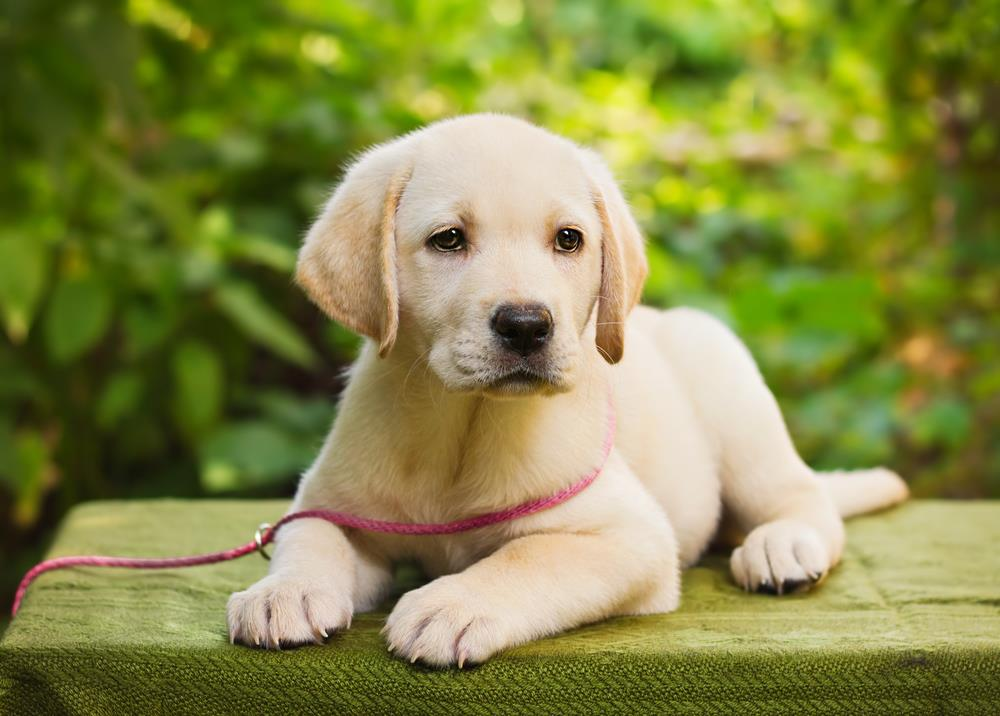
#> input picture dog.jpg, 1000 x 716 px
$ python thresh.py
#> lines starting #> are read from the running program, lines starting #| are printed output that depends on the picture; after the words box and inside, x2 and y2 are one past the last pixel; in counts of white or black regions, pixels touching at a corner belong together
import cv2 as cv

image = cv.imread('dog.jpg')
#> image is the input picture: shape (716, 1000, 3); mean B, G, R 71.5, 135.9, 133.2

gray = cv.cvtColor(image, cv.COLOR_BGR2GRAY)
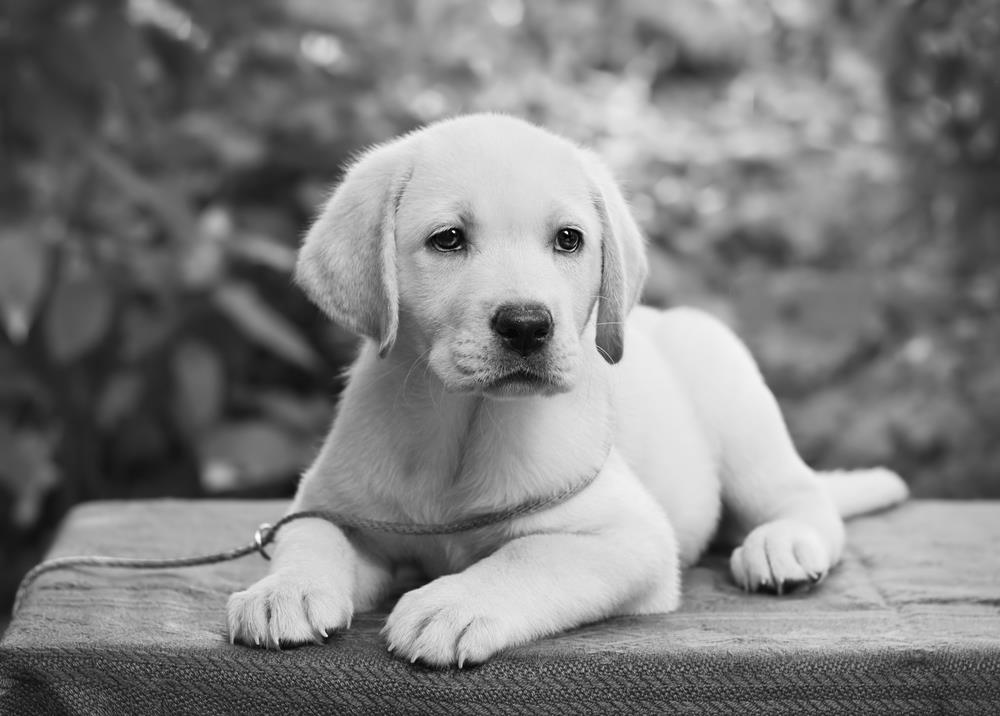
#> gray: shape (716, 1000); min 1, max 254, mean 127.8
cv.imshow('gray',gray)
cv.waitKey(0)

## simple thresholding
thresh,threshold = cv.threshold(gray, 125, 255, cv.THRESH_BINARY)
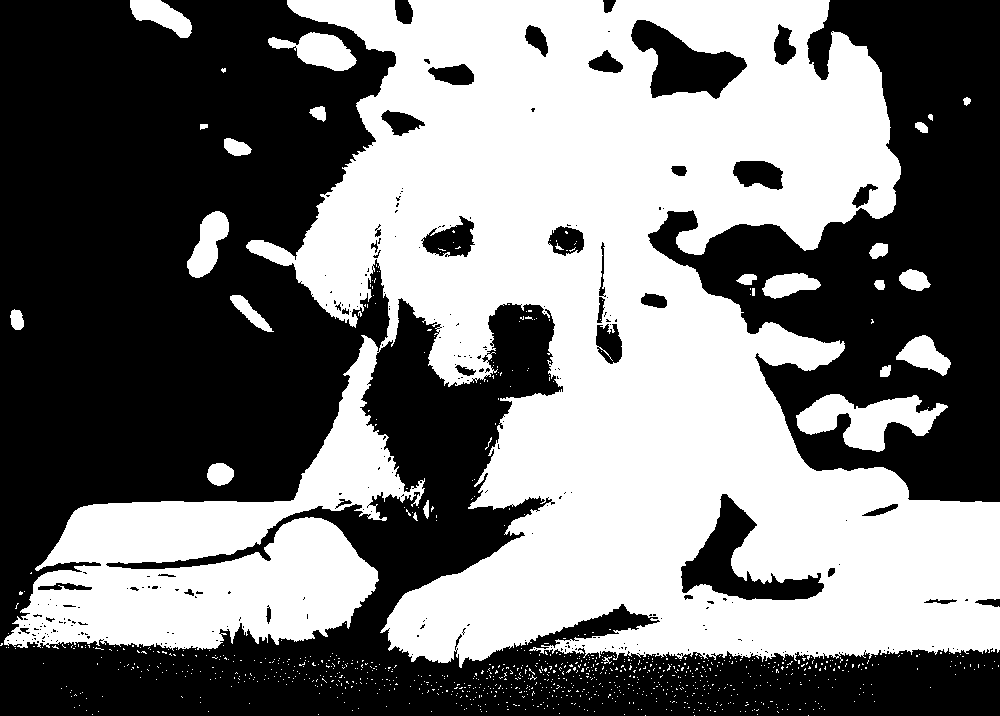
#> threshold: shape (716, 1000); 47.5% white; 999 white regions (973 under 20 px), largest, box (x1, y1, x2, y2) and area: (4, 0, 1000, 668) 323251, (796, 394, 948, 452) 4480, (268, 32, 357, 71) 1851
cv.imshow('threshold', threshold)
cv.waitKey(0)

thresh_INV,threshold_INV = cv.threshold(gray, 125, 255, cv.THRESH_BINARY_INV)
cv.imshow('threshold_INV', threshold_INV)
cv.waitKey(0)

adaptive_thresh = cv.adaptiveThreshold(gray, 255, cv.ADAPTIVE_THRESH_MEAN_C, cv.THRESH_BINARY, 9, 3)
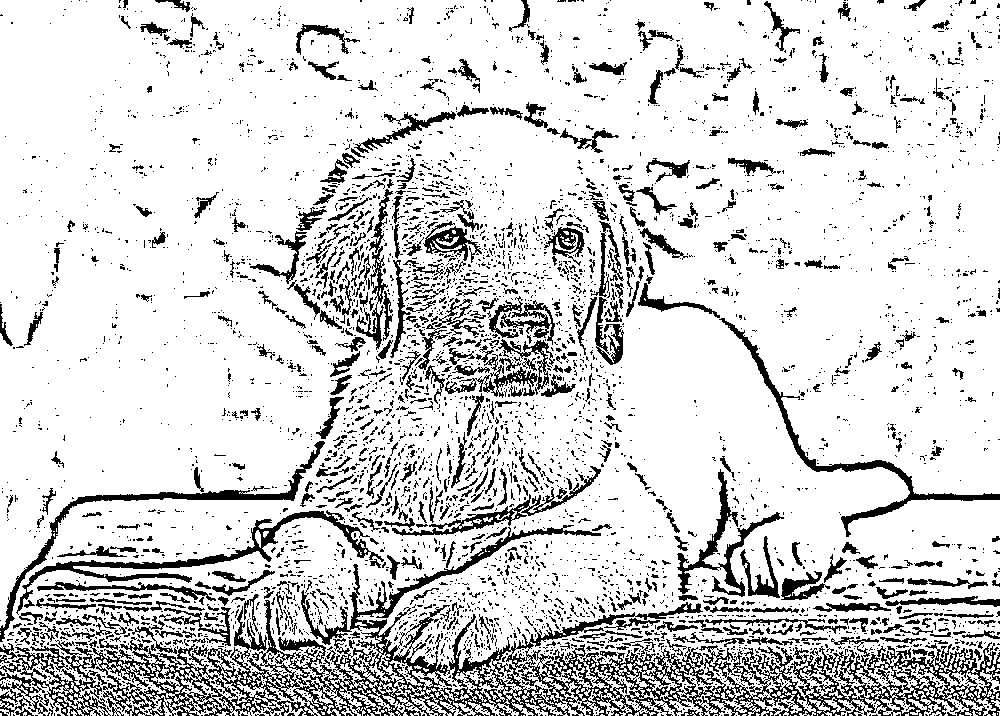
#> adaptive_thresh: shape (716, 1000); 83.4% white; 4705 black regions (4046 under 20 px), largest, box (x1, y1, x2, y2) and area: (0, 525, 1000, 716) 36243, (16, 510, 384, 615) 3366, (719, 318, 1000, 537) 2853
cv.imshow('adaptive_thresh', adaptive_thresh)
cv.waitKey(0)
